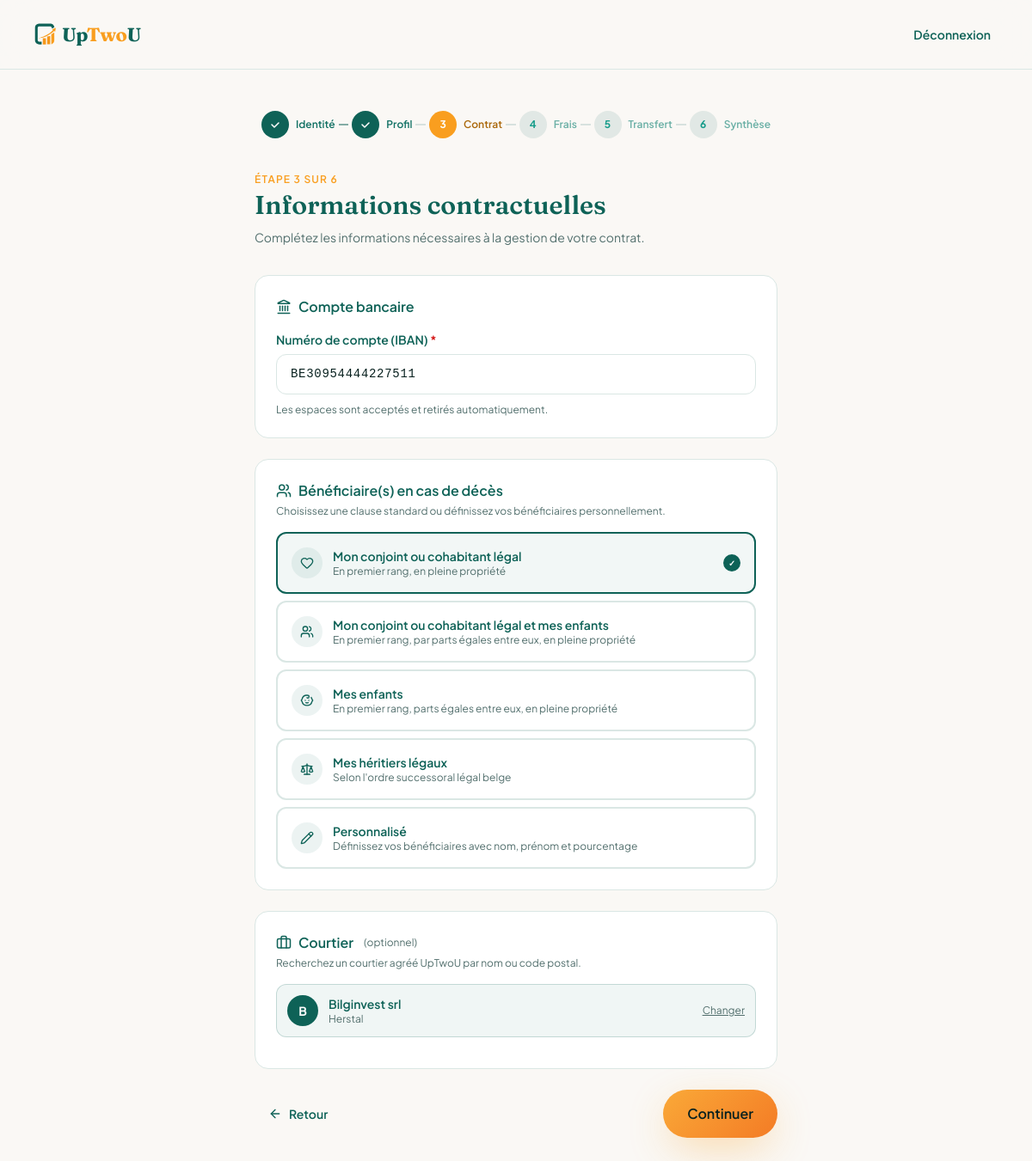
The app's page /onboarding/contrat (signed in) with its own data.
### models.py (models this page shows, shortened)
class Client(db.Model):
    __tablename__ = 'client'
    id = db.Column(db.Integer, primary_key=True)
    user_id = db.Column(db.Integer, db.ForeignKey('user.id'), nullable=False)
    nom = db.Column(db.String(100))
    prenom = db.Column(db.String(100))
    date_naissance = db.Column(db.String(10))   # DD/MM/YYYY
    sexe = db.Column(db.String(1))              # 'F' | 'M'
    niss = db.Column(db.String(20))
    adresse = db.Column(db.String(200))
    ville = db.Column(db.String(100))
    code_postal = db.Column(db.String(10))
    telephone = db.Column(db.String(20))
    telephone_gsm = db.Column(db.String(20))
    iban = db.Column(db.String(34))
    beneficiaire_vie = db.Column(db.String(200))
    beneficiaire_1 = db.Column(db.String(200))
    beneficiaire_2 = db.Column(db.String(200))
    beneficiaires_json = db.Column(db.Text)
    profil_risque = db.Column(db.String(20))    # prudent | equilibre | dynamique | conviction
    profil_choisi_par = db.Column(db.String(20))
    profil_date = db.Column(db.DateTime)
    pays = db.Column(db.String(100), default='Belgique')
    kyc_verifie = db.Column(db.Boolean, default=False)
    kyc_document = db.Column(db.String(200))
    est_ppe = db.Column(db.Boolean, nullable=True)
    ppe_details = db.Column(db.String(500), nullable=True)
    ci_date_validite = db.Column(db.String(10), nullable=True)   # DD/MM/YYYY expiry of eID card
    frais_acceptes = db.Column(db.Boolean, default=False)
    questionnaire_score = db.Column(db.Integer)
    courtier_id = db.Column(db.Integer, db.ForeignKey('user.id'), nullable=True)
    courtier = db.relationship('User', foreign_keys='Client.courtier_id', backref='clients_assignes')
    cabinet_id = db.Column(db.Integer, db.ForeignKey('broker_cabinet.id'), nullable=True)
    cabinet = db.relationship('BrokerCabinet', foreign_keys='Client.cabinet_id')
    contrats = db.relationship('Contract', backref='client', lazy=True)
    analyses = db.relationship('Analysis', backref='client', lazy=True)

class BrokerCabinet(db.Model):
    __tablename__ = 'broker_cabinet'
    id           = db.Column(db.Integer, primary_key=True)
    nom          = db.Column(db.String(200), nullable=False)
    bce          = db.Column(db.String(30))
    fsma         = db.Column(db.String(30))
    adresse      = db.Column(db.String(200))
    code_postal  = db.Column(db.String(10))
    ville        = db.Column(db.String(100))
    telephone    = db.Column(db.String(20))
    email        = db.Column(db.String(150))
    site_web     = db.Column(db.String(200))
    actif        = db.Column(db.Boolean, default=True)
    created_at   = db.Column(db.DateTime, default=datetime.utcnow)
    courtiers    = db.relationship('User', back_populates='cabinet', lazy=True)

### app.py (the view, shortened to what this page needs)
@app.route("/onboarding/contrat", methods=["GET", "POST"])
@login_required
@client_required
def onboarding_contrat():
    client = current_user.client_profile
    if not client.kyc_verifie:
        return redirect(url_for('onboarding_kyc'))
    if not client.profil_risque:
        return redirect(url_for('onboarding_profil'))
    form = OnboardingContratForm()
    contrat_draft = session.get('contrat_draft', {})
    if request.method == 'GET':
        form.iban.data = client.iban or contrat_draft.get('iban', '')
        form.beneficiaires_json.data = (
            client.beneficiaires_json
            or contrat_draft.get('beneficiaires_json', '')
        )
        if contrat_draft.get('courtier_id'):
            form.courtier_id.data = contrat_draft['courtier_id']
    courtier_actuel = None
    cab_id = client.cabinet_id or (
        int(contrat_draft['courtier_id'])
        if contrat_draft.get('courtier_id') and str(contrat_draft['courtier_id']).isdigit()
        else None
    )
    if cab_id:
        cab = CabinetCourtage.query.get(cab_id)
        if cab:
            courtier_actuel = {
                'id': cab.id,
                'nom': cab.nom or '',
                'ville': cab.ville or '',
            }
    return render_template("onboarding/contrat.html", form=form,
                           courtier_actuel=courtier_actuel, current_step=3)

### forms.py (shortened to what this page needs)
class OnboardingContratForm(FlaskForm):
    iban = StringField('Numéro de compte (IBAN)', validators=[DataRequired(message='L\'IBAN est requis.')])
    beneficiaires_json = HiddenField('Bénéficiaires', validators=[DataRequired(message='Veuillez définir au moins un bénéficiaire.')])
    courtier_id = HiddenField('Courtier sélectionné', validators=[Optional()])
    submit = SubmitField('Continuer')

### app.py (called while the page is built)
@app.before_request
def enforce_session_timeout():
    if not current_user.is_authenticated:
        return
    last_str = session.get('_last_activity')
    if last_str:
        try:
            last = datetime.fromisoformat(last_str)
            if (datetime.now(timezone.utc).replace(tzinfo=None) - last).total_seconds() > 1800:
                logout_user()
                session.clear()
                flash("Votre session a expiré. Veuillez vous reconnecter.", "error")
                return redirect(url_for('login'))
        except (ValueError, TypeError):
            pass
    session['_last_activity'] = datetime.now(timezone.utc).replace(tzinfo=None).isoformat()

@login_manager.user_loader
def load_user(user_id):
    return db.session.get(User, int(user_id))

def client_required(f):
    @wraps(f)
    def decorated(*args, **kwargs):
        if not current_user.is_authenticated or current_user.role != 'client':
            flash("Accès réservé aux clients.", "error")
            return redirect(url_for('index'))
        return f(*args, **kwargs)
    return decorated

### templates/onboarding/contrat.html (shortened to what this page needs)
{% extends "onboarding/_base.html" %}
{% block content %}
<div class="mb-8">
  <p class="text-xs uppercase tracking-widest font-semibold text-accent mb-1">Étape 3 sur 6</p>
  <h1 class="font-display text-2xl md:text-3xl font-semibold text-primary">Informations contractuelles</h1>
  <p class="mt-2 text-muted text-sm leading-relaxed">Complétez les informations nécessaires à la gestion de votre contrat.</p>
</div>
<form method="POST" id="contrat-form" class="flex flex-col gap-6">
  <div class="rounded-2xl p-6" style="background:var(--card-bg,white);border:1px solid var(--border);">
    <h2 class="font-semibold text-primary mb-4 flex items-center gap-2">
      <i data-lucide="landmark" style="width:1.125rem;height:1.125rem;color:var(--primary);"></i>
      Compte bancaire
    </h2>
    <div class="form-group">
      <label class="form-label" for="iban_input">{{ form.iban.label.text }} <span style="color:hsl(0 84% 45%);">*</span></label>
      {{ form.iban(class="form-input", placeholder="BE68 5390 0754 7034", id="iban_input", autocomplete="off", style="font-family:monospace;letter-spacing:0.05em;") }}
      <p class="text-xs text-muted mt-1">Les espaces sont acceptés et retirés automatiquement.</p>
    </div>
  </div>
  <div class="rounded-2xl p-6" style="background:var(--card-bg,white);border:1px solid var(--border);">
    <h2 class="font-semibold text-primary mb-1 flex items-center gap-2">
      <i data-lucide="users" style="width:1.125rem;height:1.125rem;color:var(--primary);"></i>
      Bénéficiaire(s) en cas de décès
    </h2>
    <p class="text-xs text-muted mb-4">Choisissez une clause standard ou définissez vos bénéficiaires personnellement.</p>
    <div class="flex flex-col gap-2" id="clause-cards">
      <button type="button" class="clause-card text-left rounded-xl p-4 transition-all"
              data-type="conjoint" data-label="Mon conjoint ou cohabitant légal"
              style="border:2px solid var(--border);background:transparent;">
        <div class="flex items-center justify-between gap-3">
          <div class="flex items-center gap-3">
            <div class="flex h-9 w-9 items-center justify-center rounded-full flex-shrink-0"
                 style="background:hsl(172 75% 22% / 0.08);">
              <i data-lucide="heart" style="width:1rem;height:1rem;color:var(--primary);"></i>
            </div>
            <div>
              <p class="text-sm font-semibold text-primary">Mon conjoint ou cohabitant légal</p>
              <p class="text-xs text-muted">En premier rang, en pleine propriété</p>
            </div>
          </div>
          <div class="clause-check flex h-5 w-5 items-center justify-center rounded-full flex-shrink-0 font-bold"
               style="border:2px solid var(--border);background:white;font-size:0.6rem;color:white;visibility:hidden;">✓</div>
        </div>
      </button>
      <button type="button" class="clause-card text-left rounded-xl p-4 transition-all"
              data-type="conjoint_enfants" data-label="Mon conjoint ou cohabitant légal et mes enfants, par parts égales"
              style="border:2px solid var(--border);background:transparent;">
        <div class="flex items-center justify-between gap-3">
          <div class="flex items-center gap-3">
            <div class="flex h-9 w-9 items-center justify-center rounded-full flex-shrink-0"
                 style="background:hsl(172 75% 22% / 0.08);">
              <i data-lucide="users" style="width:1rem;height:1rem;color:var(--primary);"></i>
            </div>
            <div>
              <p class="text-sm font-semibold text-primary">Mon conjoint ou cohabitant légal et mes enfants</p>
              <p class="text-xs text-muted">En premier rang, par parts égales entre eux, en pleine propriété</p>
            </div>
          </div>
        </div>
      </button>
      <button type="button" class="clause-card text-left rounded-xl p-4 transition-all"
              data-type="enfants" data-label="Mes enfants"
              style="border:2px solid var(--border);background:transparent;">
        <div class="flex items-center justify-between gap-3">
          <div class="flex items-center gap-3">
            <div class="flex h-9 w-9 items-center justify-center rounded-full flex-shrink-0"
                 style="background:hsl(172 75% 22% / 0.08);">
              <i data-lucide="baby" style="width:1rem;height:1rem;color:var(--primary);"></i>
            </div>
            <div>
              <p class="text-sm font-semibold text-primary">Mes enfants</p>
              <p class="text-xs text-muted">En premier rang, parts égales entre eux, en pleine propriété</p>
            </div>
          </div>
        </div>
      </button>
      <button type="button" class="clause-card text-left rounded-xl p-4 transition-all"
              data-type="heritiers" data-label="Mes héritiers légaux selon l'ordre successoral"
              style="border:2px solid var(--border);background:transparent;">
        <div class="flex items-center justify-between gap-3">
          <div class="flex items-center gap-3">
            <div class="flex h-9 w-9 items-center justify-center rounded-full flex-shrink-0"
                 style="background:hsl(172 75% 22% / 0.08);">
              <i data-lucide="scale" style="width:1rem;height:1rem;color:var(--primary);"></i>
            </div>
            <div>
              <p class="text-sm font-semibold text-primary">Mes héritiers légaux</p>
              <p class="text-xs text-muted">Selon l'ordre successoral légal belge</p>
            </div>
          </div>
        </div>
      </button>
      <button type="button" class="clause-card text-left rounded-xl p-4 transition-all"
              data-type="personnalise" data-label="Personnalisé"
              style="border:2px solid var(--border);background:transparent;">
        <div class="flex items-center justify-between gap-3">
          <div class="flex items-center gap-3">
            <div class="flex h-9 w-9 items-center justify-center rounded-full flex-shrink-0"
                 style="background:hsl(172 75% 22% / 0.08);">
              <i data-lucide="pencil" style="width:1rem;height:1rem;color:var(--primary);"></i>
            </div>
            <div>
              <p class="text-sm font-semibold text-primary">Personnalisé</p>
              <p class="text-xs text-muted">Définissez vos bénéficiaires avec nom, prénom et pourcentage</p>
            </div>
          </div>
        </div>
      </button>
    </div>
  </div>
  <div class="rounded-2xl p-6" style="background:var(--card-bg,white);border:1px solid var(--border);">
    <h2 class="font-semibold text-primary mb-1 flex items-center gap-2">
      <i data-lucide="briefcase" style="width:1.125rem;height:1.125rem;color:var(--primary);"></i>
      Courtier
      <span class="text-xs font-normal text-muted ml-1">(optionnel)</span>
    </h2>
    <p class="text-xs text-muted mb-4">Recherchez un courtier agréé UpTwoU par nom ou code postal.</p>
    {% if courtier_actuel %}
    <div id="courtier-selected" class="flex items-center justify-between rounded-xl p-3 mb-3"
         style="background:hsl(172 75% 22% / 0.06);border:1px solid hsl(172 75% 22% / 0.2);">
      <div class="flex items-center gap-3">
        <div class="flex h-9 w-9 items-center justify-center rounded-full text-white text-sm font-bold flex-shrink-0"
             style="background:var(--primary);">
          {{ courtier_actuel.nom[:1] }}
        </div>
        <div>
          <p class="text-sm font-semibold text-primary">{{ courtier_actuel.nom }}</p>
          <p class="text-xs text-muted">{{ courtier_actuel.ville }}</p>
        </div>
      </div>
      <button type="button" id="btn-changer-courtier" class="text-xs text-muted underline hover:text-primary">Changer</button>
    </div>
    {% endif %}
  </div>
  <div class="flex items-center justify-between">
    <a href="{{ url_for('onboarding_profil') }}" class="btn btn-ghost text-sm flex items-center gap-2">
      <i data-lucide="arrow-left" style="width:1rem;height:1rem;"></i>
      Retour
    </a>
    {{ form.submit(class="btn btn-primary") }}
  </div>
</form>
{% endblock %}

### static/css/style.css (style rules this page uses)
:root { --background: hsl(40, 33%, 97%); --foreground: hsl(175, 60%, 8%); --card: hsl(0, 0%, 100%); --card-foreground: hsl(175, 60%, 8%); --primary: hsl(172, 75%, 22%); --primary-foreground: hsl(40, 33%, 97%); --primary-glow: hsl(165, 70%, 45%); --secondary: hsl(168, 30%, 92%); --secondary-foreground: hsl(172, 75%, 22%); --muted: hsl(40, 20%, 93%); --muted-foreground: hsl(175, 15%, 38%); --accent: hsl(35, 95%, 55%); --accent-foreground: hsl(175, 60%, 8%); --accent-soft: hsl(35, 95%, 92%); --border: hsl(168, 20%, 88%); --radius: 1rem; --shadow-glow: 0 20px 60px -15px hsl(172 75% 22% / 0.35); --shadow-accent: 0 15px 50px -10px hsl(35 95% 55% / 0.45); --shadow-soft: 0 8px 30px -8px hsl(172 75% 22% / 0.12); --shadow-card: 0 4px 20px -4px hsl(172 75% 22% / 0.08); }
*, *::before, *::after { box-sizing: border-box; }
html { scroll-behavior: smooth; }
body { margin: 0; background-color: var(--background); color: var(--foreground); font-family: "Plus Jakarta Sans", ui-sans-serif, system-ui, sans-serif; -webkit-font-smoothing: antialiased; }
.text-primary { color: var(--primary) !important; }
.text-muted { color: var(--muted-foreground) !important; }
.text-accent { color: var(--accent) !important; }
.font-display { font-family: "Fraunces", ui-serif, Georgia, serif; }
.btn { display: inline-flex; align-items: center; justify-content: center; font-weight: 600; font-size: 0.875rem; transition: all 0.2s ease; cursor: pointer; text-decoration: none; border: none; outline: none; }
.btn-primary { background: linear-gradient(135deg, hsl(35 95% 60%) 0%, hsl(25 90% 55%) 100%); color: var(--accent-foreground); border-radius: 9999px; padding: 0 1.75rem; height: 3.5rem; font-size: 1rem; box-shadow: var(--shadow-accent); }
.btn-ghost { background: transparent; color: var(--primary); border-radius: 0.5rem; padding: 0.5rem 1rem; }
[data-lucide] { display: inline-block; vertical-align: middle; }
.form-group { display: flex; flex-direction: column; gap: 0.375rem; }
.form-label { font-size: 0.875rem; font-weight: 600; color: var(--primary); }
.form-input { padding: 0.75rem 1rem; border: 1px solid var(--border); border-radius: 0.75rem; font-size: 0.875rem; font-family: inherit; background: white; color: var(--foreground); transition: border-color 0.2s; outline: none; width: 100%; box-sizing: border-box; }

### records on screen
Client: iban "BE30954444227511"
BrokerCabinet: nom "B", nom "Bilginvest srl", ville "Herstal"

### other values on screen
{{ label }} "Identité" "Profil" "Contrat" "Frais" "Transfert" "Synthèse"
{{ num }} "3" "4" "5" "6"
